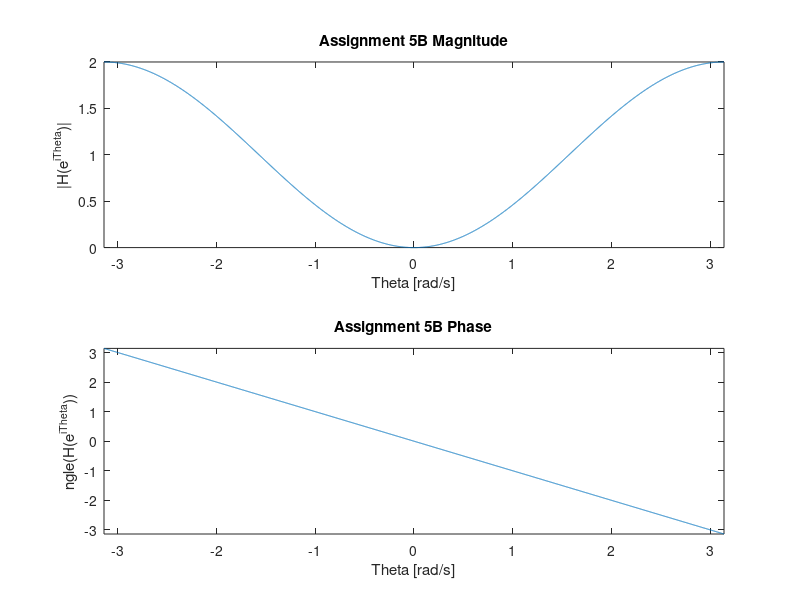

Reproduce this figure in MATLAB.
clear all;
close all;
clc;

x = -pi:0.001:pi;
H = exp(1).^(-i*x).*(1 - cos(x));
mag_H = abs(H);
phase_H = angle(H);

figure;
subplot(2,1,1);
plot(x,mag_H);
ylim([-0, 2]);
xlim([-pi, pi]);
title("Assignment 5B Magnitude");
xlabel("\Theta [rad/s]");
ylabel("|H(e^{i\Theta})|");

subplot(2,1,2);
plot(x, phase_H);
ylim([-pi, pi]);
xlim([-pi, pi]);
title("Assignment 5B Phase");
xlabel("\Theta [rad/s]");
ylabel("\angle(H(e^{i\Theta}))");

exportgraphics(gcf, 'C:\Users\20221153\Documents\dsp pics/Assignment5B_Figure.png', 'Resolution', 300);


